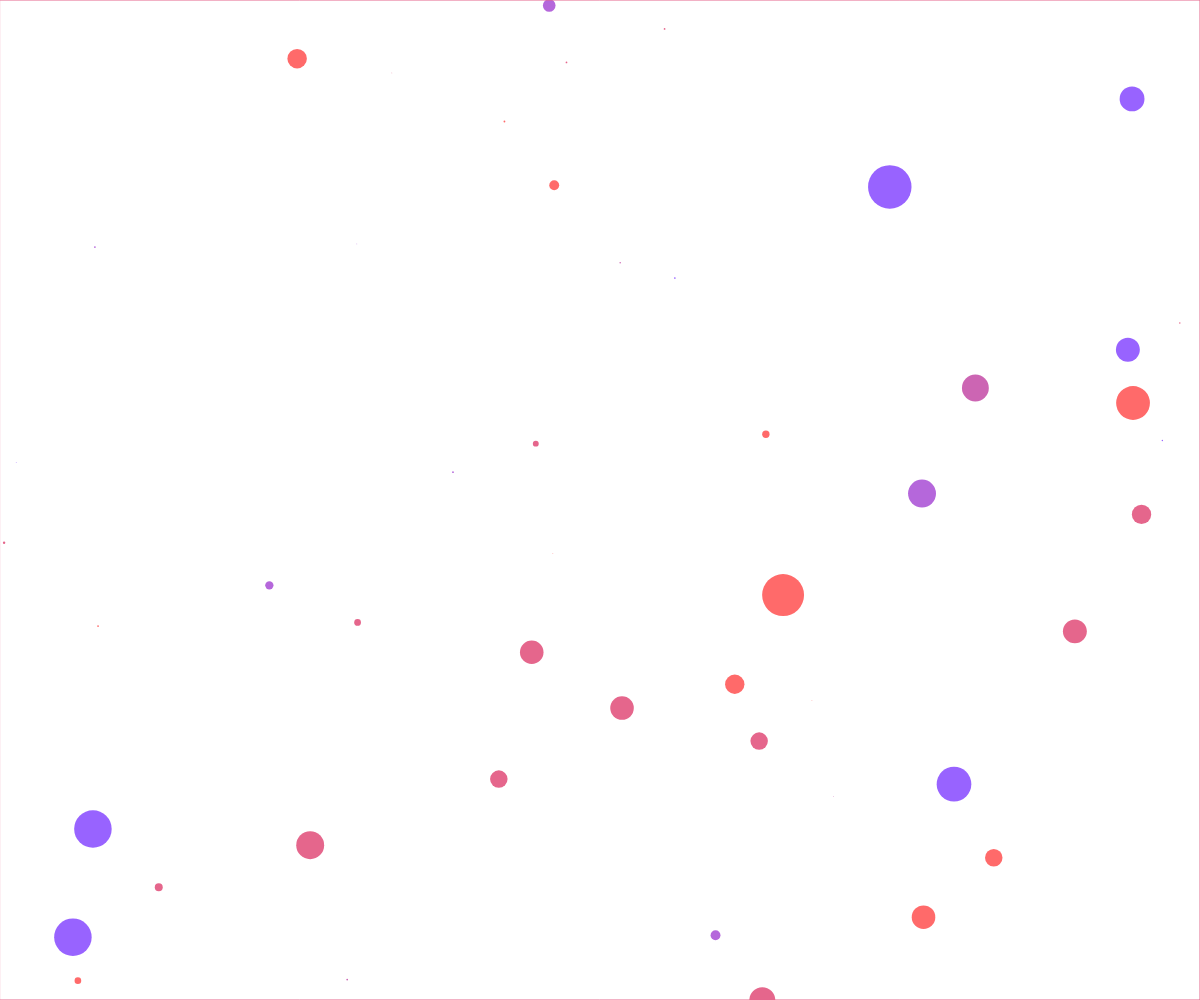
Frame 1 (no input)
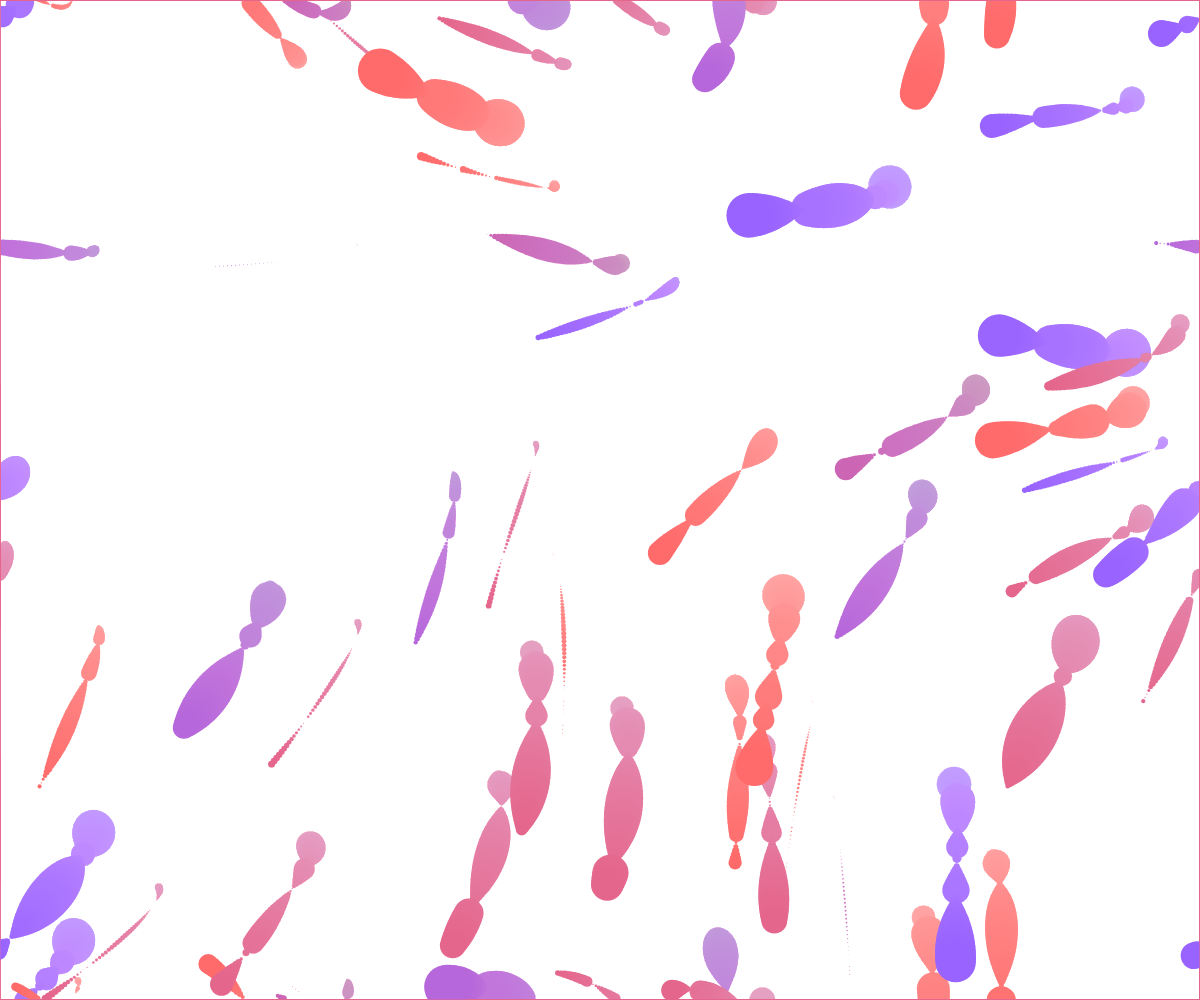
Frame 60 (no input)
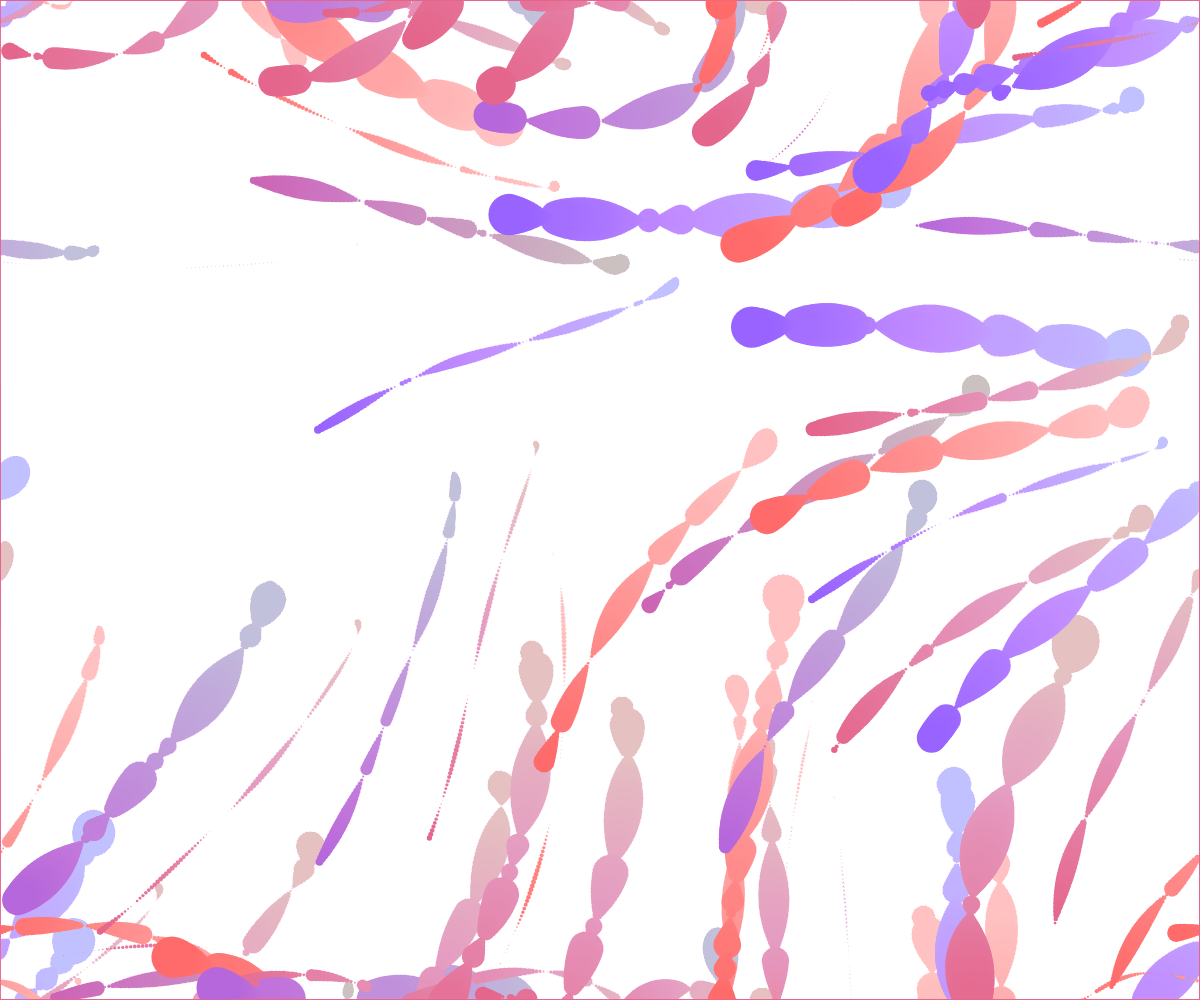
Frame 120 (the mouse pressed at the canvas centre since frame 60)

The p5.js sketch that drew these frames (run headless with seeded random() and noise() and a simulated clock; from frame 60 on, the mouse is pressed at the canvas centre):

// p5.js sketch
// ── sketch.js
let inc = 0.1;
let scale = 90;
let comlumns, rows;
let zoff = 0;
let particules = [];
let flowfield = [];
let time;

let fr;

function setup() {
  createCanvas(windowWidth, windowHeight);
  comlumns = floor(width / scale);
  rows = floor(height / scale);
  fr = createP("");

  flowfield = new Array(comlumns * rows);
  for (let i = 0; i < 50; i++) {
    particules[i] = new Particule();
  }
  time = 0;
}

function draw() {
  // background(255);

  let yoff = 0;
  for (let x = 0; x < comlumns; x++) {
    let xoff = 0;
    for (let y = 0; y < rows; y++) {
      // let brightness = random(255);
      var index = x + y * comlumns;
      let angle = noise(xoff, yoff, zoff) * TWO_PI;
      let vector = p5.Vector.fromAngle(angle);
      vector.setMag(0.1);
      flowfield[index] = vector;
      xoff += inc;
      stroke(0, 50);
      push();
      translate(x * scale, y * scale);
      rotate(vector.heading());
      strokeWeight(1);
      // line(0, 0, scale, 0);
      pop();
      // fill(brightness);
      // rect(x * scale, y * scale, scale, scale);
    }
    yoff += inc;
    zoff += 0.0001;
  }
  particules.forEach((particule, index) => {
    particule.follow(flowfield);
    particule.update(time, index);
    particule.show();
    particule.edges();
  });

  // noLoop();
  fr.html(floor(frameRate()));
  strokeWeight(1);
  fill(255, 255, 255, 2);
  rect(0, 0, windowWidth, windowHeight);

  time += 0.1;
}

function windowResized() {
  resizeCanvas(windowWidth, windowHeight);
}

// ── Particule.js
function Particule(type) {
  this.type = type;
  this.position = createVector(random(width), random(height));
  this.velocity = createVector(0.5, 0.5);
  this.acceleration = createVector(0, 0);
  this.maxSpeed = 4;
  this.size = random(30);
  this.color = [];
  let colors = [
    [151, 98, 255],
    [180, 102, 219],
    [204, 100, 178],
    [229, 101, 139],
    [255, 105, 105]
  ];
  this.color = colors[floor(random(5))];
  this.bouncing = random(5);

  this.update = function(time, index) {
    this.velocity.add(this.acceleration);
    this.velocity.limit(this.maxSpeed);
    this.position.add(this.velocity);
    this.acceleration.mult(0);
    this.size = sin(time + this.bouncing) * index;
  };

  this.applyForce = function(force) {
    this.acceleration.add(force);
  };

  this.show = function() {
    stroke(this.color[0], this.color[1], this.color[2]);
    strokeWeight(this.size);
    point(this.position.x, this.position.y);
  };

  this.edges = function() {
    if (this.position.x > width) this.position.x = 0;
    if (this.position.x < 0) this.position.x = width;
    if (this.position.y > height) this.position.y = 0;
    if (this.position.y < 0) this.position.y = height;
  };

  this.follow = function(vectors) {
    let x = floor(this.position.x / scale);
    let y = floor(this.position.y / scale);
    let index = x + y * comlumns;
    let force = vectors[index];
    this.applyForce(force);
  };
}
